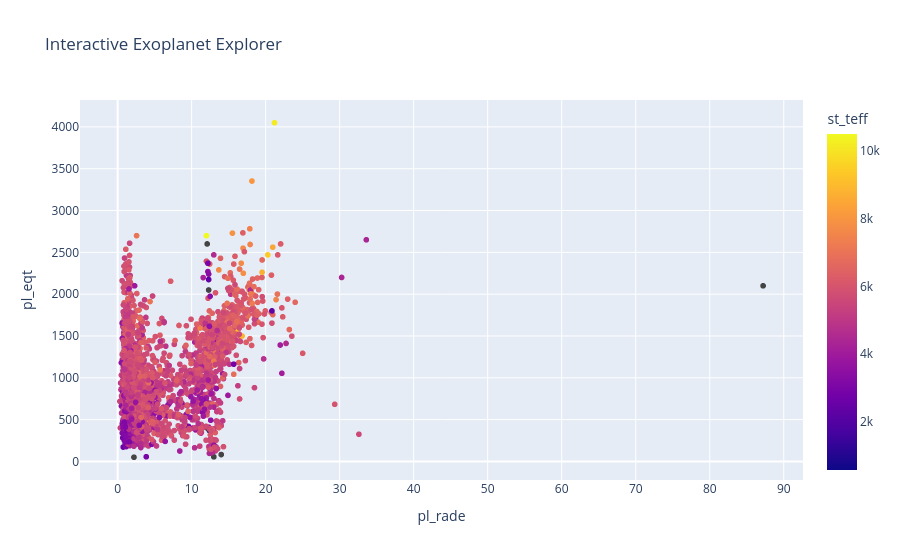

The notebook cell saved with this chart:
### Code cell
import pandas as pd
import numpy as np
import matplotlib.pyplot as plt
import seaborn as sns

url = "https://exoplanetarchive.ipac.caltech.edu/TAP/sync?query=select+top+5000+pl_name,pl_bmasse,pl_rade,pl_eqt,st_teff,sy_dist+from+pscomppars&format=csv"
df = pd.read_csv(url)
df.head()
df.to_csv("../data/exoplanets.csv", index=False)
df.info()
df.describe()
df.isnull().sum()
df_clean = df.dropna(subset=["pl_rade", "pl_eqt"])
plt.figure(figsize=(10,6))

sns.histplot(df_clean["pl_rade"], bins=40)

plt.title("Distribution of Exoplanet Sizes")
plt.xlabel("Planet Radius (Earth Radii)")
plt.ylabel("Count")

plt.show()

plt.figure(figsize=(10,6))

sns.scatterplot(
    data=df_clean,
    x="pl_rade",
    y="pl_eqt",
    alpha=0.7
)

plt.title("Planet Size vs Temperature")
plt.xlabel("Planet Radius")
plt.ylabel("Equilibrium Temperature")

plt.show()

habitable = df_clean[
    (df_clean["pl_eqt"] > 200) &
    (df_clean["pl_eqt"] < 320) &
    (df_clean["pl_rade"] < 2)
]

habitable.head()

plt.figure(figsize=(10,6))

sns.scatterplot(
    data=habitable,
    x="pl_rade",
    y="pl_eqt",
    color="green"
)

plt.title("Potentially Habitable Exoplanets")

plt.show()

import plotly.express as px

fig = px.scatter(
    df_clean,
    x="pl_rade",
    y="pl_eqt",
    hover_name="pl_name",
    color="st_teff",
    title="Interactive Exoplanet Explorer"
)

fig.show()

corr = df_clean[
    ["pl_rade", "pl_bmasse", "pl_eqt", "st_teff"]
].corr()

sns.heatmap(corr, annot=True, cmap="coolwarm")
plt.title("Feature Correlations")

plt.show()

### Figure 1 — Plotly figure (JSON) as saved in the notebook; plotly's stock layout.template omitted (floating-point values rounded to 4 significant figures; data arrays with more than 128 entries replaced by an {"elided": "..."} marker saying what was removed)
{"data": [{"hovertemplate": "<b>%{hovertext}</b><br><br>pl_rade=%{x}<br>pl_eqt=%{y}<br>st_teff=%{marker.color}<extra></extra>", "hovertext": {"elided": "3878 str values"}, "legendgroup": "", "marker": {"color": {"elided": "3878 float values"}, "coloraxis": "coloraxis", "symbol": "circle"}, "mode": "markers", "name": "", "showlegend": false, "type": "scattergl", "x": {"elided": "3878 float values"}, "xaxis": "x", "y": {"elided": "3878 float values"}, "yaxis": "y"}], "layout": {"coloraxis": {"colorbar": {"title": {"text": "st_teff"}}, "colorscale": [[0, "#0d0887"], [0.1111, "#46039f"], [0.2222, "#7201a8"], [0.3333, "#9c179e"], [0.4444, "#bd3786"], [0.5556, "#d8576b"], [0.6667, "#ed7953"], [0.7778, "#fb9f3a"], [0.8889, "#fdca26"], [1, "#f0f921"]]}, "legend": {"tracegroupgap": 0}, "title": {"text": "Interactive Exoplanet Explorer"}, "xaxis": {"anchor": "y", "domain": [0, 1], "title": {"text": "pl_rade"}}, "yaxis": {"anchor": "x", "domain": [0, 1], "title": {"text": "pl_eqt"}}}}
